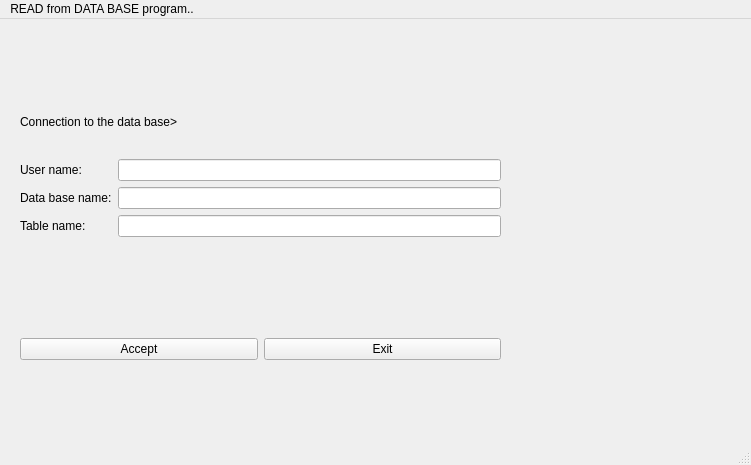
<?xml version="1.0" encoding="UTF-8"?>
<ui version="4.0">
 <class>MainWindow</class>
 <widget class="QMainWindow" name="MainWindow">
  <property name="geometry">
   <rect>
    <x>0</x>
    <y>0</y>
    <width>751</width>
    <height>465</height>
   </rect>
  </property>
  <property name="windowTitle">
   <string>MainWindow</string>
  </property>
  <widget class="QWidget" name="centralwidget">
   <widget class="QLabel" name="label_4">
    <property name="geometry">
     <rect>
      <x>20</x>
      <y>90</y>
      <width>341</width>
      <height>26</height>
     </rect>
    </property>
    <property name="text">
     <string>Connection to the data base&gt;</string>
    </property>
   </widget>
   <widget class="QWidget" name="">
    <property name="geometry">
     <rect>
      <x>20</x>
      <y>140</y>
      <width>481</width>
      <height>201</height>
     </rect>
    </property>
    <layout class="QVBoxLayout" name="verticalLayout">
     <item>
      <layout class="QFormLayout" name="formLayout">
       <item row="0" column="0">
        <widget class="QLabel" name="label">
         <property name="text">
          <string>User name:</string>
         </property>
        </widget>
       </item>
       <item row="1" column="0">
        <widget class="QLabel" name="label_2">
         <property name="text">
          <string>Data base name:</string>
         </property>
        </widget>
       </item>
       <item row="2" column="0">
        <widget class="QLabel" name="label_3">
         <property name="text">
          <string>Table name:</string>
         </property>
        </widget>
       </item>
       <item row="0" column="1">
        <widget class="QLineEdit" name="user_name"/>
       </item>
       <item row="1" column="1">
        <widget class="QLineEdit" name="data_base_name"/>
       </item>
       <item row="2" column="1">
        <widget class="QLineEdit" name="table_name"/>
       </item>
      </layout>
     </item>
     <item>
      <layout class="QHBoxLayout" name="horizontalLayout">
       <item>
        <widget class="QPushButton" name="pushButton_2">
         <property name="text">
          <string>Accept</string>
         </property>
        </widget>
       </item>
       <item>
        <widget class="QPushButton" name="pushButton">
         <property name="text">
          <string>Exit</string>
         </property>
        </widget>
       </item>
      </layout>
     </item>
    </layout>
   </widget>
  </widget>
  <widget class="QMenuBar" name="menubar">
   <property name="geometry">
    <rect>
     <x>0</x>
     <y>0</y>
     <width>751</width>
     <height>31</height>
    </rect>
   </property>
   <widget class="QMenu" name="menuConnection_to_data_base">
    <property name="title">
     <string>READ from DATA BASE program..</string>
    </property>
   </widget>
   <addaction name="menuConnection_to_data_base"/>
  </widget>
  <widget class="QStatusBar" name="statusbar"/>
 </widget>
 <resources/>
 <connections>
  <connection>
   <sender>pushButton</sender>
   <signal>clicked()</signal>
   <receiver>MainWindow</receiver>
   <slot>close()</slot>
   <hints>
    <hint type="sourcelabel">
     <x>484</x>
     <y>263</y>
    </hint>
    <hint type="destinationlabel">
     <x>633</x>
     <y>330</y>
    </hint>
   </hints>
  </connection>
 </connections>
</ui>
